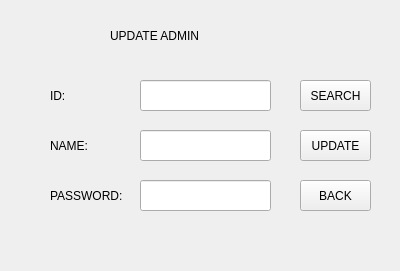
<?xml version="1.0" encoding="UTF-8"?>
<ui version="4.0">
 <class>updatelogin</class>
 <widget class="QWidget" name="updatelogin">
  <property name="geometry">
   <rect>
    <x>0</x>
    <y>0</y>
    <width>400</width>
    <height>271</height>
   </rect>
  </property>
  <property name="windowTitle">
   <string>Form</string>
  </property>
  <widget class="QLabel" name="label">
   <property name="geometry">
    <rect>
     <x>150</x>
     <y>20</y>
     <width>54</width>
     <height>12</height>
    </rect>
   </property>
   <property name="text">
    <string/>
   </property>
  </widget>
  <widget class="QLabel" name="label_2">
   <property name="geometry">
    <rect>
     <x>50</x>
     <y>80</y>
     <width>61</width>
     <height>31</height>
    </rect>
   </property>
   <property name="text">
    <string>ID:</string>
   </property>
  </widget>
  <widget class="QLabel" name="label_3">
   <property name="geometry">
    <rect>
     <x>50</x>
     <y>130</y>
     <width>71</width>
     <height>31</height>
    </rect>
   </property>
   <property name="text">
    <string>NAME:</string>
   </property>
  </widget>
  <widget class="QLabel" name="label_4">
   <property name="geometry">
    <rect>
     <x>50</x>
     <y>180</y>
     <width>91</width>
     <height>31</height>
    </rect>
   </property>
   <property name="text">
    <string>PASSWORD:</string>
   </property>
  </widget>
  <widget class="QLineEdit" name="login_update_IDlineEdit">
   <property name="geometry">
    <rect>
     <x>140</x>
     <y>80</y>
     <width>131</width>
     <height>31</height>
    </rect>
   </property>
  </widget>
  <widget class="QLineEdit" name="login_updatenamelineEdit">
   <property name="geometry">
    <rect>
     <x>140</x>
     <y>130</y>
     <width>131</width>
     <height>31</height>
    </rect>
   </property>
  </widget>
  <widget class="QPushButton" name="login_update_queryButton">
   <property name="geometry">
    <rect>
     <x>300</x>
     <y>80</y>
     <width>71</width>
     <height>31</height>
    </rect>
   </property>
   <property name="text">
    <string>SEARCH</string>
   </property>
  </widget>
  <widget class="QLineEdit" name="update_loginpasswordlineEdit">
   <property name="geometry">
    <rect>
     <x>140</x>
     <y>180</y>
     <width>131</width>
     <height>31</height>
    </rect>
   </property>
  </widget>
  <widget class="QPushButton" name="login_updatepushButton">
   <property name="geometry">
    <rect>
     <x>300</x>
     <y>130</y>
     <width>71</width>
     <height>31</height>
    </rect>
   </property>
   <property name="text">
    <string>UPDATE</string>
   </property>
  </widget>
  <widget class="QPushButton" name="loginupdatebackButton">
   <property name="geometry">
    <rect>
     <x>300</x>
     <y>180</y>
     <width>71</width>
     <height>31</height>
    </rect>
   </property>
   <property name="text">
    <string>BACK</string>
   </property>
  </widget>
  <widget class="QLabel" name="label_5">
   <property name="geometry">
    <rect>
     <x>150</x>
     <y>20</y>
     <width>54</width>
     <height>12</height>
    </rect>
   </property>
   <property name="text">
    <string/>
   </property>
  </widget>
  <widget class="QLabel" name="label_6">
   <property name="geometry">
    <rect>
     <x>110</x>
     <y>20</y>
     <width>221</width>
     <height>31</height>
    </rect>
   </property>
   <property name="styleSheet">
    <string notr="true">font: 18pt &quot;Arial&quot;;</string>
   </property>
   <property name="text">
    <string>UPDATE ADMIN</string>
   </property>
  </widget>
 </widget>
 <resources/>
 <connections/>
</ui>
